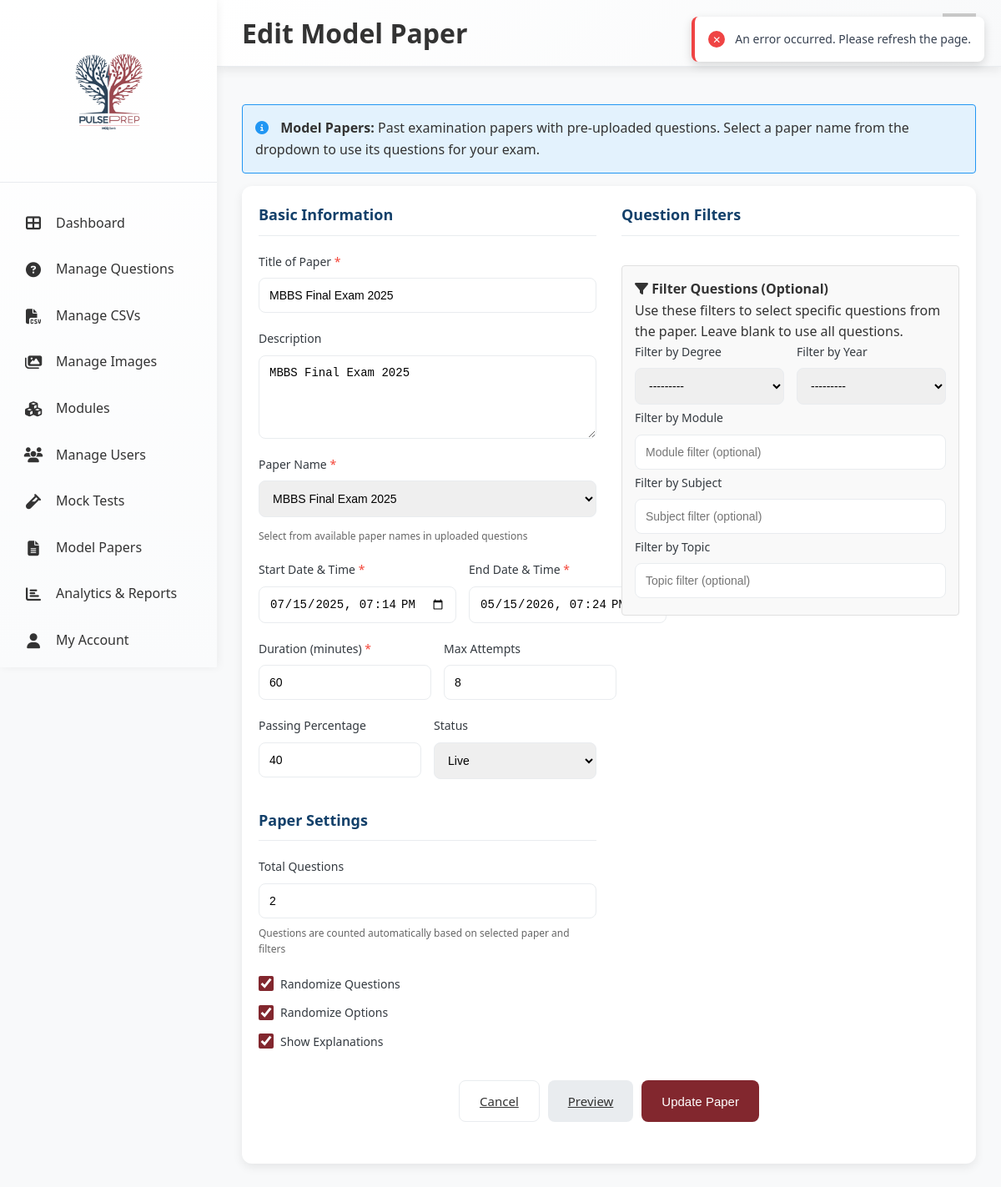
The app's page /modelpaper/create/?id=13 (signed in) with its own data.
### modelpaper/models.py (models this page shows, shortened)
class ModelPaper(models.Model):
    STATUS_CHOICES = [
        ('draft', 'Draft'),
        ('scheduled', 'Scheduled'),
        ('live', 'Live'),
        ('completed', 'Completed'),
    ]
    title = models.CharField(max_length=200)
    description = models.TextField(blank=True)
    selected_paper_name = models.CharField(max_length=200)  # Selected from PaperQuestion.paper_name
    filter_degree = models.CharField(max_length=4, choices=PaperQuestion.DEGREE_CHOICES, blank=True)
    filter_year = models.CharField(max_length=3, choices=PaperQuestion.YEAR_CHOICES, blank=True)
    filter_module = models.CharField(max_length=100, blank=True)
    filter_subject = models.CharField(max_length=100, blank=True)
    filter_topic = models.CharField(max_length=100, blank=True)
    duration_minutes = models.IntegerField(default=60)
    total_questions = models.IntegerField(default=0)  # Auto-calculated from filtered results
    passing_percentage = models.IntegerField(default=40)
    max_attempts = models.IntegerField(default=1)
    randomize_questions = models.BooleanField(default=True)
    randomize_options = models.BooleanField(default=True)
    show_explanations = models.BooleanField(default=True)
    start_datetime = models.DateTimeField()
    end_datetime = models.DateTimeField()
    status = models.CharField(max_length=10, choices=STATUS_CHOICES, default='draft')
    created_by = models.ForeignKey(settings.AUTH_USER_MODEL, on_delete=models.CASCADE, related_name='created_papers')
    created_at = models.DateTimeField(auto_now_add=True)
    updated_at = models.DateTimeField(auto_now=True)
    class Meta:
        ordering = ['-created_at']

### modelpaper/views.py (the view, shortened to what this page needs)
# urls.py: path('create/', views.create_paper, name='create_paper'),
@admin_required
def create_paper(request):
    paper_id = request.GET.get('id')
    if paper_id:
        paper = get_object_or_404(ModelPaper, id=paper_id)
        form = ModelPaperForm(instance=paper)
        is_edit = True
    else:
        form = ModelPaperForm()
        paper = None
        is_edit = False
    accessible_paper_questions = PaperQuestion.objects.all()
    accessible_paper_questions = apply_user_access_filter(accessible_paper_questions, request.user)
    available_papers_count = accessible_paper_questions.values('paper_name').distinct().count()
    context = {
        'form': form,
        'paper': paper,
        'is_edit': is_edit,
        'available_papers_count': available_papers_count,
        'user_access': get_user_access_info(request.user),
    }
    return render(request, 'modelpaper/create_paper.html', context)

### templates/modelpaper/create_paper.html (shortened to what this page needs)
{% load static %}
<!DOCTYPE html>
<html lang="en">
  <head>
    <link rel="stylesheet" href="{% static 'css/DAstyles.css' %}" />
    <link rel="stylesheet" href="{% static 'css/mockTest.css' %}" />
    <link rel="stylesheet" href="https://cdnjs.cloudflare.com/ajax/libs/font-awesome/6.4.0/css/all.min.css" />
  </head>
  <body>
    <div class="container">
<aside class="sidebar">
  <div class="logo-container">
    <img src="{% static 'images/Logo.png' %}" alt="PulsePrep Logo" class="logo" />
  </div>
  <nav class="nav-menu">
    <a href="{% url 'dashboard' %}" class="nav-item {% if request.resolver_match.url_name == 'dashboard' %}active{% endif %}">
      <i class="fas fa-th-large"></i>
      <span>Dashboard</span>
    </a>
    <a href="{% url 'questionbank' %}" class="nav-item {% if request.resolver_match.url_name == 'questionbank' %}active{% endif %}">
      <i class="fas fa-question-circle"></i>
      <span>Manage Questions</span>
    </a>
    <a href="{% url 'manage_csv' %}" class="nav-item {% if request.resolver_match.url_name == 'manage_csv' %}active{% endif %}">
      <i class="fas fa-file-csv"></i>
      <span>Manage CSVs</span>
    </a>
    <a href="{% url 'manage_images' %}" class="nav-item {% if request.resolver_match.url_name == 'manage_images' %}active{% endif %}">
      <i class="fas fa-images"></i>
      <span>Manage Images</span>
    </a>
    <a href="{% url 'managemodule' %}" class="nav-item {% if request.resolver_match.url_name == 'managemodule' %}active{% endif %}">
      <i class="fas fa-cubes"></i>
      <span>Modules</span>
    </a>
    <a href="/admin/user_management/customuser/" class="nav-item">
      <i class="fas fa-users"></i>
      <span>Manage Users</span>
    </a>
    <a href="{% url 'mocktest_list' %}" class="nav-item {% if request.resolver_match.url_name == 'mocktest_list' %}active{% endif %}">
      <i class="fas fa-vial"></i>
      <span>Mock Tests</span>
    </a>
    <a href="{% url 'modelpaper_list' %}" class="nav-item {% if request.resolver_match.url_name == 'modelpaper_list' %}active{% endif %}">
      <i class="fas fa-file-alt"></i>
      <span>Model Papers</span>
    </a>
    <a href="{% url 'analytics_report' %}" class="nav-item {% if request.resolver_match.url_name == 'analytics_report' %}active{% endif %}">
      <i class="fas fa-chart-bar"></i>
      <span>Analytics & Reports</span>
    </a>
    <a href="{% url 'myaccount' %}" class="nav-item {% if request.resolver_match.url_name == 'myaccount' %}active{% endif %}">
      <i class="fas fa-user"></i>
      <span>My Account</span>
    </a>
    <a href="{% url 'notification_center' %}" class="nav-item {% if request.resolver_match.url_name == 'notification_center' %}active{% endif %}">
    </a>
  </nav>
</aside>
      <main class="main-content">
        <header class="header">
          <h1>{% if is_edit %}Edit{% else %}Create{% endif %} Model Paper</h1>
          <div class="user-menu">
            <a href="{% url 'notification_center' %}"></a>
            <div class="avatar">
            </div>
          </div>
        </header>
        <div class="dashboard-content">
          <div class="info-box">
            <i class="fas fa-info-circle"></i>
            <strong>Model Papers:</strong> Past examination papers with pre-uploaded questions.
            Select a paper name from the dropdown to use its questions for your exam.
          </div>
          <section class="test-form-section">
            <form method="POST" id="paper-form">
              <div class="form-grid">
                <div class="form-section">
                  <h3 class="form-section-title">Basic Information</h3>
                  <div class="form-group">
                    <label for="id_title">Title of Paper <span class="required">*</span></label>
                    {{ form.title }}
                  </div>
                  <div class="form-group">
                    <label for="id_description">Description</label>
                    {{ form.description }}
                  </div>
                  <div class="form-group">
                    <label for="id_selected_paper_name">Paper Name <span class="required">*</span></label>
                    {{ form.selected_paper_name }}
                    <small class="form-help">{{ form.selected_paper_name.help_text }}</small>
                  </div>
                  <div class="form-row">
                    <div class="form-group">
                      <label for="id_start_datetime">Start Date & Time <span class="required">*</span></label>
                      {{ form.start_datetime }}
                    </div>
                    <div class="form-group">
                      <label for="id_end_datetime">End Date & Time <span class="required">*</span></label>
                      {{ form.end_datetime }}
                    </div>
                  </div>
                  <div class="form-row">
                    <div class="form-group">
                      <label for="id_duration_minutes">Duration (minutes) <span class="required">*</span></label>
                      {{ form.duration_minutes }}
                    </div>
                    <div class="form-group">
                      <label for="id_max_attempts">Max Attempts</label>
                      {{ form.max_attempts }}
                    </div>
                  </div>
                  <div class="form-row">
                    <div class="form-group">
                      <label for="id_passing_percentage">Passing Percentage</label>
                      {{ form.passing_percentage }}
                    </div>
                    <div class="form-group">
                      <label for="id_status">Status</label>
                      {{ form.status }}
                    </div>
                  </div>
                </div>
                <div class="form-section">
                  <h3 class="form-section-title">Question Filters</h3>
                  <div class="filter-section">
                    <h4><i class="fas fa-filter"></i> Filter Questions (Optional)</h4>
                    <p>Use these filters to select specific questions from the paper. Leave blank to use all questions.</p>
                    <div class="form-row">
                      <div class="form-group">
                        <label for="id_filter_degree">Filter by Degree</label>
                        {{ form.filter_degree }}
                      </div>
                      <div class="form-group">
                        <label for="id_filter_year">Filter by Year</label>
                        {{ form.filter_year }}
                      </div>
                    </div>
                    <div class="form-group">
                      <label for="id_filter_module">Filter by Module</label>
                      {{ form.filter_module }}
                    </div>
                    <div class="form-group">
                      <label for="id_filter_subject">Filter by Subject</label>
                      {{ form.filter_subject }}
                    </div>
                    <div class="form-group">
                      <label for="id_filter_topic">Filter by Topic</label>
                      {{ form.filter_topic }}
                    </div>
                  </div>
                </div>
                <div class="form-section">
                  <h3 class="form-section-title">Paper Settings</h3>
                  {% if paper %}
                    <div class="form-group">
                      <label>Total Questions</label>
                      <input type="text" class="form-control" value="{{ paper.total_questions }}" readonly>
                      <small class="text-muted">Questions are counted automatically based on selected paper and filters</small>
                    </div>
                  {% else %}
                    <div class="info-box">
                      <i class="fas fa-lightbulb"></i>
                      Total questions will be calculated automatically based on your paper selection and filters.
                    </div>
                  {% endif %}
                  <div class="form-group checkbox-group">
                    <label class="checkbox-label">
                      {{ form.randomize_questions }} <span>Randomize Questions</span>
                    </label>
                    <label class="checkbox-label">
                      {{ form.randomize_options }} <span>Randomize Options</span>
                    </label>
                    <label class="checkbox-label">
                      {{ form.show_explanations }} <span>Show Explanations</span>
                    </label>
                  </div>
                </div>
              </div>
              <div class="form-actions">
                <a href="{% url 'modelpaper_list' %}" class="action-button secondary">Cancel</a>
                {% if paper %}
                  <a href="{% url 'preview_paper' paper.id %}" class="action-button">Preview</a>
                {% endif %}
                <button type="submit" class="action-button primary">
                  {% if is_edit %}Update{% else %}Create{% endif %} Paper
                </button>
              </div>
            </form>
          </section>
        </div>
      </main>
    </div>
  </body>
</html>

### records on screen
ModelPaper: title "MBBS Final Exam 2025", description "MBBS Final Exam 2025", selected_paper_name "MBBS Final Exam 2025", start_datetime "07/15/2025 19:14", end_datetime "05/15/2026 19:24", duration_minutes "60", max_attempts "8", passing_percentage "40", status "Live", filter_degree "---------", filter_year "---------", total_questions "2", randomize_questions "☑", randomize_options "☑", show_explanations "☑"
